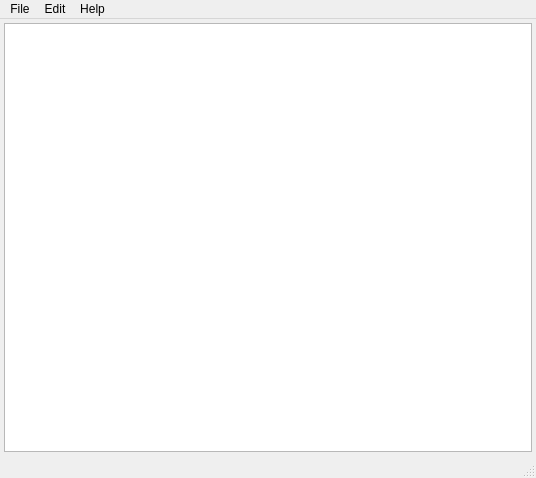
<?xml version="1.0" encoding="UTF-8"?>
<ui version="4.0">
 <class>editor</class>
 <widget class="QMainWindow" name="editor">
  <property name="geometry">
   <rect>
    <x>0</x>
    <y>0</y>
    <width>536</width>
    <height>478</height>
   </rect>
  </property>
  <property name="windowTitle">
   <string>MathMod Editor</string>
  </property>
  <widget class="QWidget" name="centralwidget">
   <layout class="QGridLayout" name="gridLayout">
    <property name="leftMargin">
     <number>4</number>
    </property>
    <property name="topMargin">
     <number>4</number>
    </property>
    <property name="rightMargin">
     <number>4</number>
    </property>
    <property name="bottomMargin">
     <number>4</number>
    </property>
    <property name="spacing">
     <number>4</number>
    </property>
    <item row="0" column="0">
     <widget class="QTextEdit" name="textEdit"/>
    </item>
   </layout>
  </widget>
  <widget class="QMenuBar" name="menubar">
   <property name="geometry">
    <rect>
     <x>0</x>
     <y>0</y>
     <width>536</width>
     <height>24</height>
    </rect>
   </property>
   <widget class="QMenu" name="menuFile">
    <property name="title">
     <string>File</string>
    </property>
    <addaction name="actionNew"/>
    <addaction name="actionOpen"/>
    <addaction name="actionSave"/>
    <addaction name="actionSave_As"/>
    <addaction name="actionExit"/>
   </widget>
   <widget class="QMenu" name="menuEdit">
    <property name="title">
     <string>Edit</string>
    </property>
    <addaction name="actionUndo"/>
    <addaction name="actionRedo"/>
    <addaction name="actionCopy"/>
    <addaction name="actionPaste"/>
    <addaction name="actionCut"/>
   </widget>
   <widget class="QMenu" name="menuHelp">
    <property name="title">
     <string>Help</string>
    </property>
    <addaction name="actionAbout_MathMod"/>
   </widget>
   <addaction name="menuFile"/>
   <addaction name="menuEdit"/>
   <addaction name="menuHelp"/>
  </widget>
  <widget class="QStatusBar" name="statusbar"/>
  <action name="actionOpen">
   <property name="text">
    <string>Open</string>
   </property>
  </action>
  <action name="actionSave">
   <property name="text">
    <string>Save</string>
   </property>
  </action>
  <action name="actionSave_As">
   <property name="text">
    <string>Save As</string>
   </property>
  </action>
  <action name="actionUndo">
   <property name="text">
    <string>Undo</string>
   </property>
  </action>
  <action name="actionRedo">
   <property name="text">
    <string>Redo</string>
   </property>
  </action>
  <action name="actionCopy">
   <property name="text">
    <string>Copy</string>
   </property>
  </action>
  <action name="actionCut">
   <property name="text">
    <string>Cut</string>
   </property>
  </action>
  <action name="actionAbout_MathMod">
   <property name="text">
    <string>MathMod</string>
   </property>
  </action>
  <action name="actionExit">
   <property name="text">
    <string>Exit</string>
   </property>
  </action>
  <action name="actionNew">
   <property name="text">
    <string>New</string>
   </property>
  </action>
  <action name="actionPaste">
   <property name="text">
    <string>Paste</string>
   </property>
  </action>
 </widget>
 <resources/>
 <connections/>
</ui>
